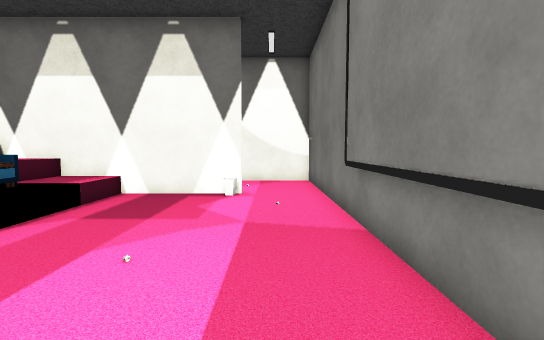
view 1 (above)

15 first-person views from a walk through a 3-D level made in the Unity game engine. The camera is 1.4 m above the floor, tilts 4° down and sees 85° across. The floor is counted in squares, 1 m on a side. Each view is taken from the middle of a square. On the plan, view 1 faces up. The plan holds only what a view shows up to about 14 squares ahead; the rest is blank. The place goes on beyond the plan. The player is left out. Some surface patterns are stand-ins.

view 2
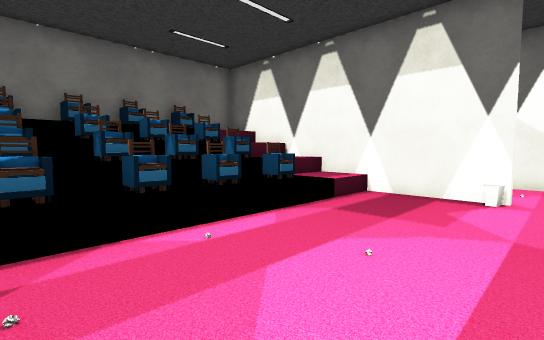

view 3
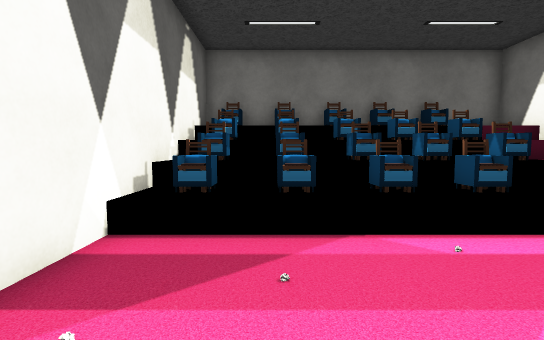

view 4
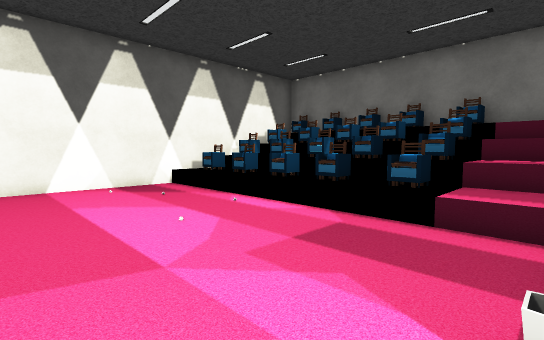

view 5
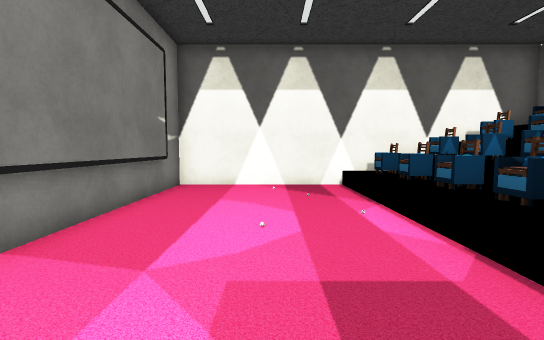

view 6
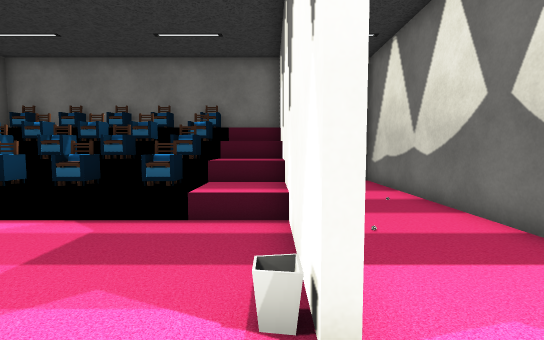

view 7
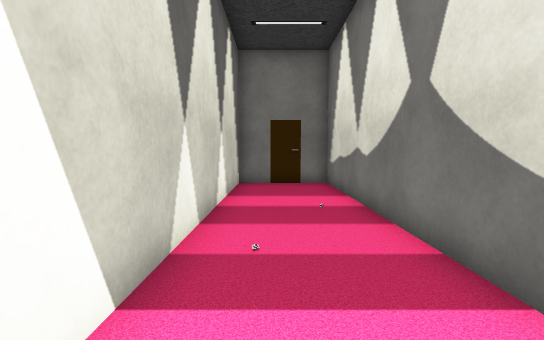

view 8
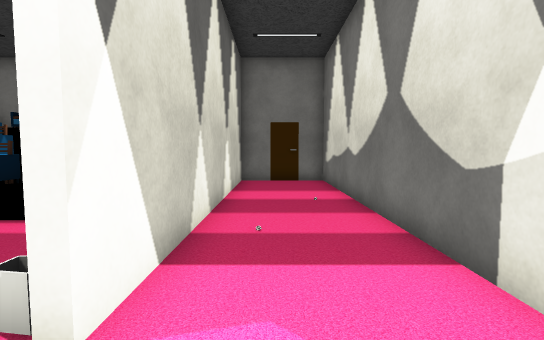

view 9
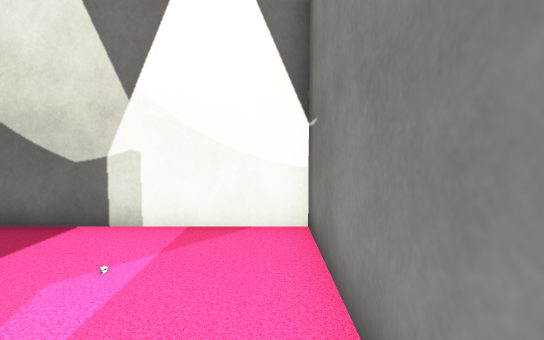

view 10
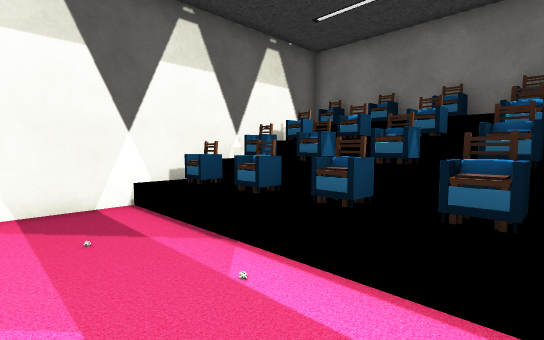

view 11
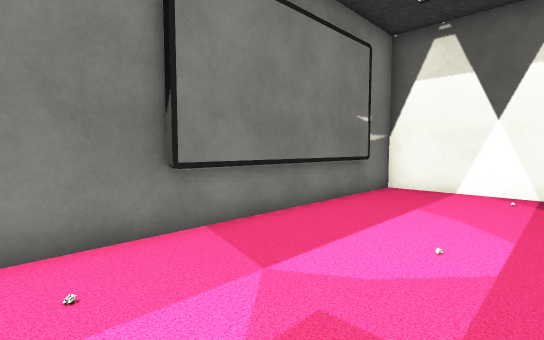

view 12
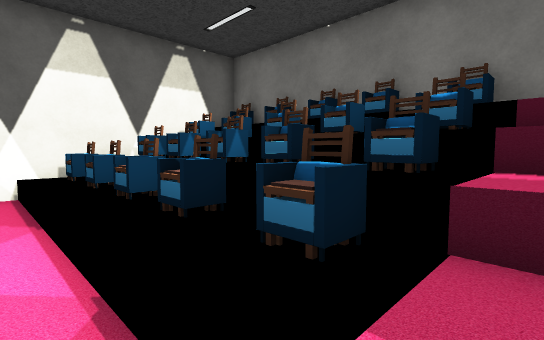

view 13
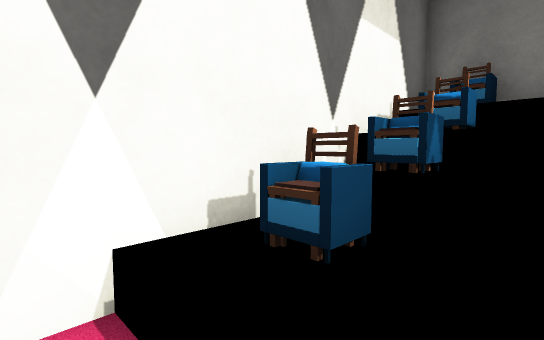

view 14
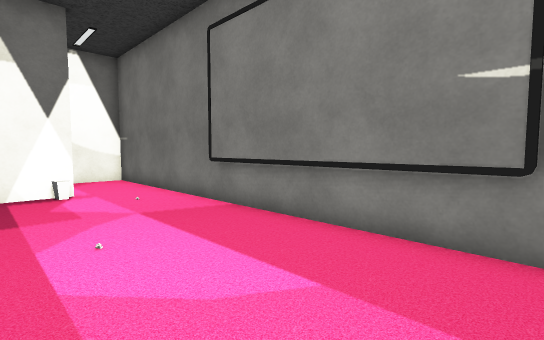

view 15
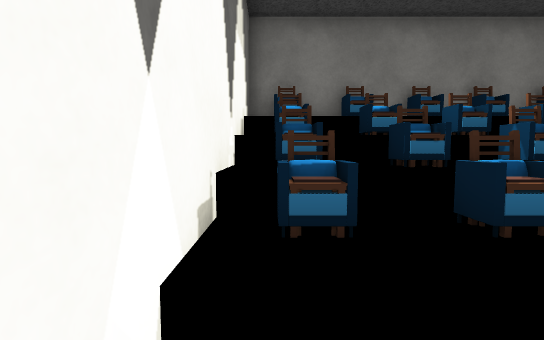

### Floor plan
Key: @ floor where view 1 was taken; # wall or solid block; . floor; ^ raised ledge; O other object.
Columns run from 12 left of view 1 to 2 right of it. Each row starts with its distance up from view 1.
 13 ###############
 12 #.............#
 11 #.......O..O..#
 10 #.......####..#
  9 #########.....#
  8    ^^^^^......#
  7   O^O^O^....O.#
  6   ##O^O^......#
  5   ##O^O^......#
  4   ##O^O^..O...#
  3   ##O^O^O.....#
  2   ##O^O^......#
  1   ##O^O^......#
  0   ##O^O^.O..@.#
 -1   ##O^O^..O...#
 -2   ##O^O^......#
 -3    ############

Positions as (right, up) in squares from view 1, and headings:
1: (0, 0), facing up
2: (0, 0), facing up-left
3: (0, 0), facing left
4: (1, 9), facing down-left
5: (-2, 9), facing down
6: (1, 9), facing left
7: (0, 11), facing left
8: (1, 11), facing left
9: (1, 8), facing up
10: (-2, 5), facing down-left
11: (-3, 8), facing down-right
12: (-4, 8), facing down-left
13: (-4, 0), facing down-left
14: (-3, -1), facing up-right
15: (-3, -2), facing left
